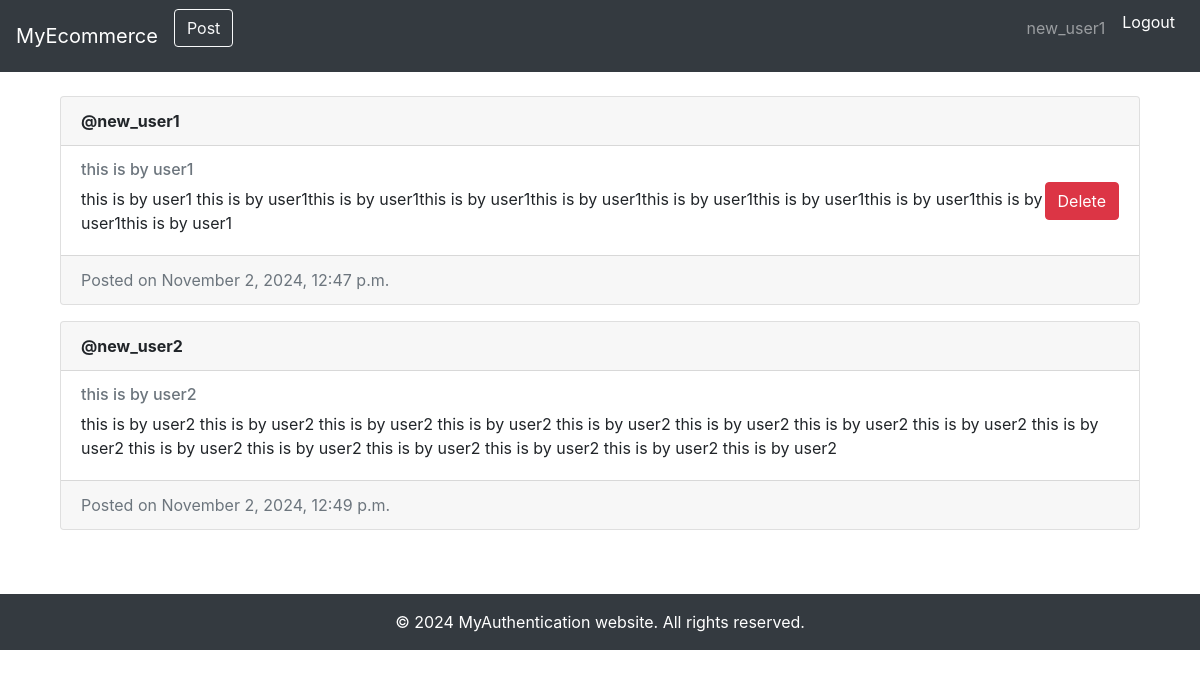
Page /posts/home (signed in) on the committed database.
### Posts/models.py (models this page shows, shortened)
class Post(models.Model):
    author = models.ForeignKey(User, on_delete=models.CASCADE)
    title = models.CharField(max_length=200)
    content = models.TextField()
    created_at = models.DateTimeField(auto_now_add=True)
    updated_at = models.DateTimeField(auto_now=True)

### Posts/views.py (the view)
# urls.py: path("home",views.home, name="home-page"),
@login_required(login_url="/login")
def home(request):
    posts = Post.objects.all()
    for post in posts:
        post.author.is_banned = post.author.groups.filter(name="banned").exists()
    return render(request, "home.html", {"posts":posts})

### Posts/templates/home.html (shortened to what this page needs)
{% extends "base.html" %}
{% block content %}
<div class="container mt-4">
    <div class="row">
        {% for post in posts %}
        <div class="col-md-12 mb-3">
            <div class="card">
                <div class="card-header">
                    <strong>@{{ post.author.username }}</strong>
                </div>
                <div class="card-body d-flex justify-content-between align-items-center">
                    <div>
                        <h6 class="card-subtitle mb-2 text-muted">{{ post.title }}</h6>
                        <p class="card-text">{{ post.content }}</p>
                    </div>
                    {% if post.author == user or perms.Posts.delete_post %}
                        <form method="post" action="{% url 'delete_post' post.id %}">
                            <button type="submit" class="btn btn-danger">Delete</button>
                        </form>
                    {% endif %}
                </div>
                <div class="card-footer text-muted">
                    Posted on {{ post.created_at|date:"F j, Y, g:i a" }}
                </div>
            </div>
        </div>
    {% empty %}
        <p>No posts available.</p>
    {% endfor %}
    </div>
</div>
{% endblock %}

### Posts/templates/base.html (shortened to what this page needs)
<!DOCTYPE html>
<html lang="en">
<head>
    <link rel="stylesheet" href="https://maxcdn.bootstrapcdn.com/bootstrap/4.5.2/css/bootstrap.min.css">
</head>
<body>
    <nav class="navbar navbar-expand-lg navbar-dark bg-dark">
        <div class="d-flex align-items-center">
            <a class="navbar-brand" href="{% url 'home-page' %}">MyEcommerce</a>
            <a class="mr-3 mb-0" href = "/posts/create-post">
                <p class="btn btn-outline-light">Post</p>
            </a>
        </div>
        <div class="collapse navbar-collapse" id="navbarNav">
            <ul class="navbar-nav ml-auto">
                {% if user.is_authenticated %}
                <li class="nav-item">
                    <p class="nav-link">{{ user.username }}</p>
                </li>
                <li class="nav-item">
                    <form method="post" action="{% url 'logout' %}" class="nav-link d-inline">
                        <button type="submit" class="btn btn-link" style="padding: 0; color: white;">Logout</button>
                    </form>
                </li>
                {% else %}
                <li class="nav-item">
                    <a class="nav-link" href="{% url 'login' %}">Login</a>
                </li>
                {% endif %}
            </ul>
        </div>
    </nav>
    <div class="container mt-4">
        {% block content %}{% endblock %}
    </div>
    <footer class="bg-dark text-white text-center py-3 mt-5">
        <p class="mb-0">&copy; 2024 MyAuthentication website. All rights reserved.</p>
    </footer>
</body>
</html>

### rows in the picture
Post: author.username "new_user1", title "this is by user1", content "this is by user1 this is by user1this is by user1this is by user1this is by user1this is by user1this is by user1this is by user1this is by user1this is by user1", shows "Delete", created_at "November 2, 2024, 12:47 p.m."
Post: author.username "new_user2", title "this is by user2", content "this is by user2 this is by user2 this is by user2 this is by user2 this is by user2 this is by user2 this is by user2 this is by user2 this is by user2 this is by user2 this is by user2 this is by user2 this is by user2 this is by user2 this is by user2", created_at "November 2, 2024, 12:49 p.m."

### other values in the picture
{{ user.username }} "new_user1"
